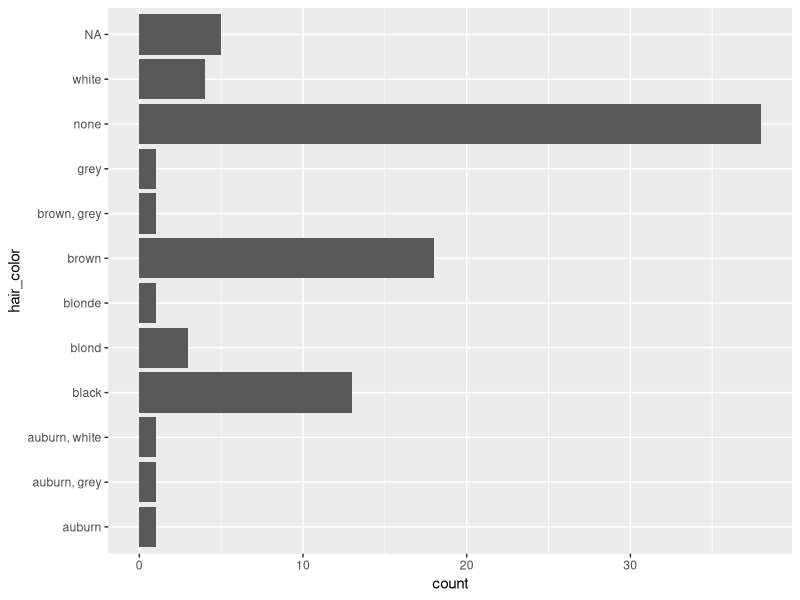

This chart was generated by the following R code:
## ---- chunk 1
Sys.info()[["user"]]
Sys.getenv("HOME")
## ---- chunk 2
## 代码写这里，并运行；

## ---- chunk 3
library(dplyr)
library(ggplot2)
library(forcats)
ggplot(starwars, aes(x = hair_color)) + 
  geom_bar() + 
  coord_flip()
## ---- chunk 4
## 代码写这里，并运行；

## ---- chunk 5
## 代码写这里，并运行；

## ---- chunk 6
## 代码写这里，并运行；

## ---- chunk 7
## 代码写这里，并运行；

## ---- chunk 8
## 代码写这里，并运行；

